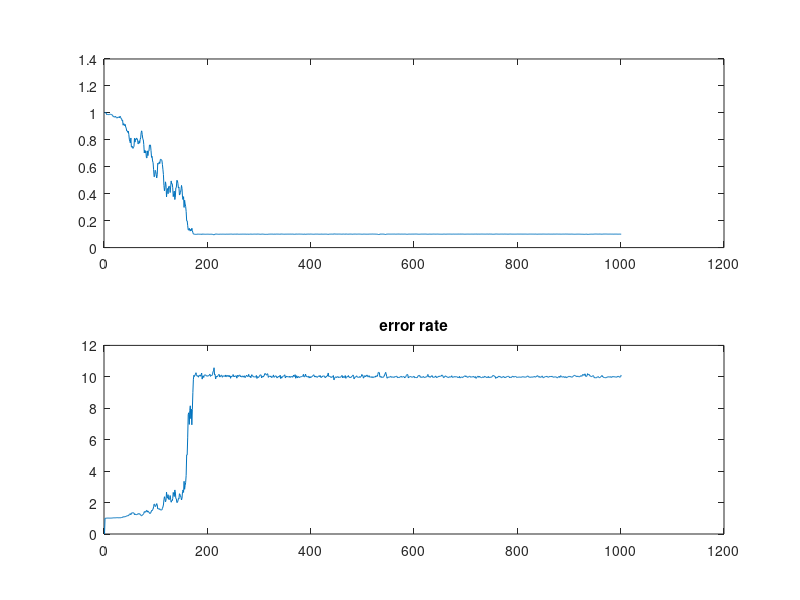

MATLAB code for this plot:
clear all
clc
close all
theta(1)=1;
x=normrnd(1/theta,1);%transmission power theta higher,error rate more likely higher
power(1)=1;
d=10;%error rate bound
c=0.1;%ro
mu=1;
s=0.001
for k=1:1000
    s=s*0.999;
    a1=normrnd((1/(theta(k)+0.01)),1);%we can also do it in a messy way:run a1 a2several times and get mean to compute gradient of theta
    a2=normrnd((1/(theta(k)-0.01)),1);
    theta(k+1)=theta(k)-s*(1+(a1-a2)/0.02*(mu+c*(1/theta(k)-d)));
    if (mu+s*(1/theta(k)-d))>0
        mu=mu+s*(1/theta(k)-d);
    else
        mu=0;
    end
    err(k+1)=1/theta(k+1);
end
subplot(2,1,1)
title('power')
plot(theta);
subplot(2,1,2)
plot(err);
title('error rate')

